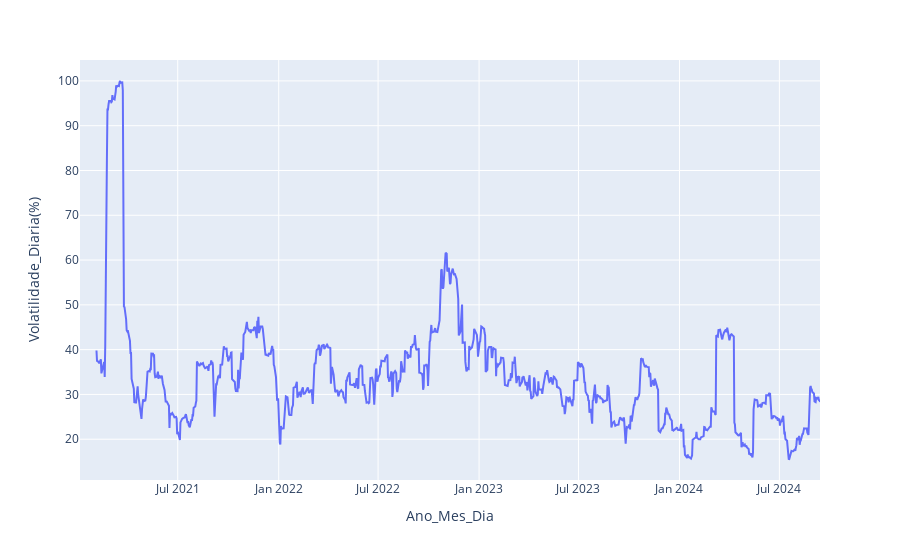

Notebook cell for this chart:
### Code cell
# Volatilidade 
import numpy as np
ultimos_dias2['Volatilidade_Diaria(%)'] = ultimos_dias2['Retorno_Diario(%)'].rolling(window=22).std()*np.sqrt(252)

import plotly.express 

#ultimos_dias2['Ano_Mes_Dia'] = ultimos_dias2['Ano_Mes_Dia'].dt.to_timestamp()

fig1 = plotly.express.line(ultimos_dias2, x='Ano_Mes_Dia', y="Volatilidade_Diaria(%)")
fig1.show()

### Figure 1 — Plotly figure (JSON) as saved in the notebook; plotly's stock layout.template omitted (floating-point values rounded to 4 significant figures; data arrays with more than 128 entries replaced by an {"elided": "..."} marker saying what was removed)
{"data": [{"hovertemplate": "Ano_Mes_Dia=%{x}<br>Volatilidade_Diaria(%)=%{y}<extra></extra>", "legendgroup": "", "line": {"color": "#636efa", "dash": "solid"}, "marker": {"symbol": "circle"}, "mode": "lines", "name": "", "orientation": "v", "showlegend": false, "type": "scatter", "x": {"elided": "930 str values"}, "xaxis": "x", "y": {"elided": "930 float values"}, "yaxis": "y"}], "layout": {"legend": {"tracegroupgap": 0}, "margin": {"t": 60}, "xaxis": {"anchor": "y", "domain": [0, 1], "title": {"text": "Ano_Mes_Dia"}}, "yaxis": {"anchor": "x", "domain": [0, 1], "title": {"text": "Volatilidade_Diaria(%)"}}}}
